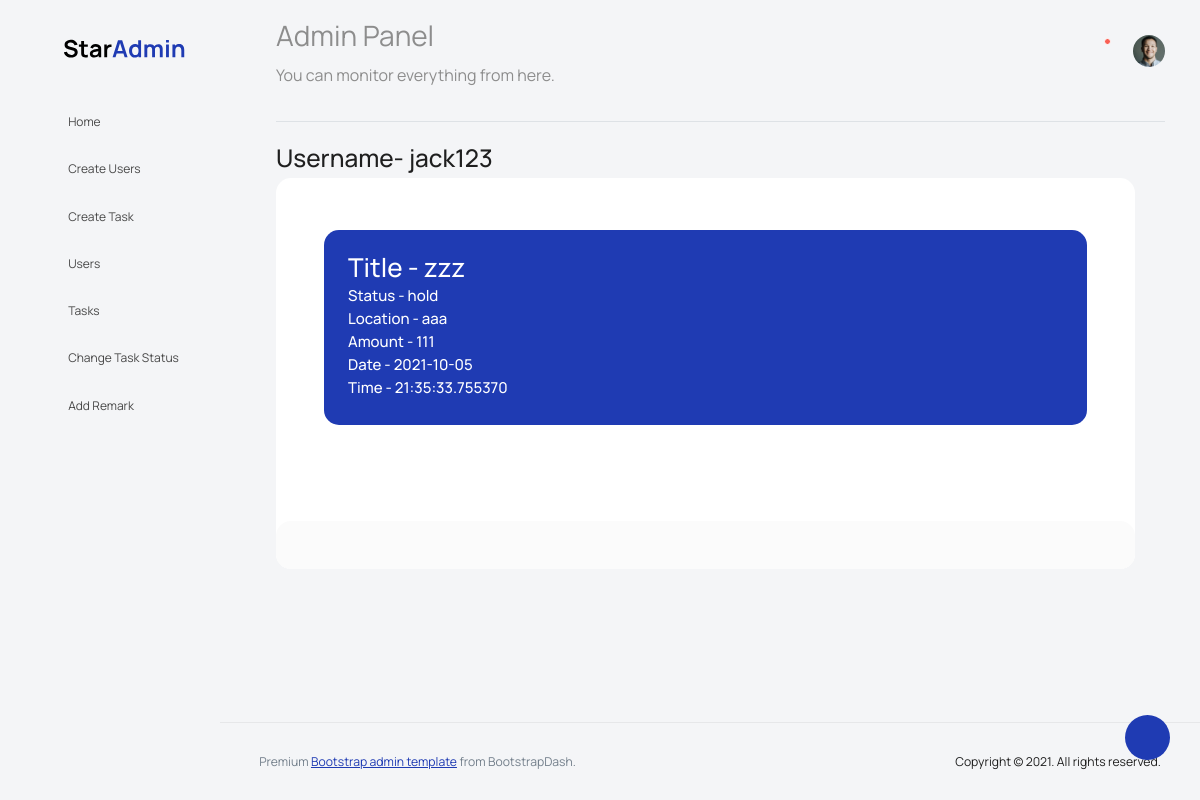
Before: /user_task/3 with the older database file.
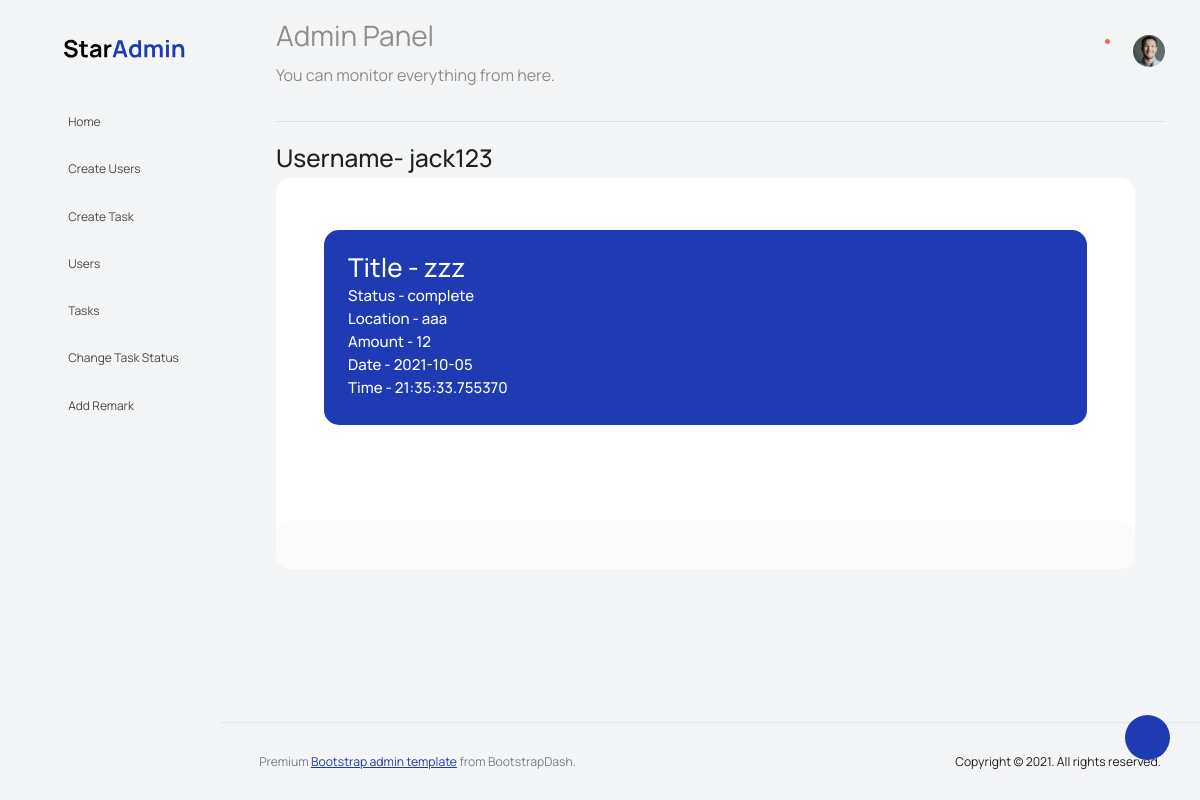
After: the same page with the newer database file.
### login/models.py (models this page shows)
class TaskModel(models.Model):
    title = models.CharField(max_length=200)
    date = models.DateField(default=None)
    time = models.TimeField(default=None)
    user = models.ManyToManyField(CustomUser)
    location = models.CharField(max_length=500)
    amount = models.IntegerField()
    task_status = models.CharField(max_length=20, choices=status, default='new')

### login/views.py (the view)
# urls.py: path("user_task/<int:user_id>", UserTaskView.as_view(), name='user-task'),
class UserTaskView(GenericAPIView):
    serializer_class = TaskSerializer
    def get(self, request, user_id):
        user_object = CustomUser.objects.filter(id=user_id)
        tasks = TaskModel.objects.filter(user=user_id)
        task_serializer = TaskSerializer
        tasks = task_serializer(tasks, many=True)
        user_serializer = UserRegistrationSerializer
        user = user_serializer(user_object, many=True)
        return render(request, 'user_task.html', {"tasks":tasks.data, "user_object":user.data})

### login/templates/user_task.html (shortened to what the changed rows need)
<!DOCTYPE html>
{% load static %}
<html lang="en">
<head>
  <link rel="stylesheet" href="{% static 'template/vendors/feather/feather.css' %}">
  <link rel="stylesheet" href="{% static 'template/vendors/mdi/css/materialdesignicons.min.css' %}">
  <link rel="stylesheet" href="{% static 'template/vendors/ti-icons/css/themify-icons.css' %}">
  <link rel="stylesheet" href="{% static 'template/vendors/typicons/typicons.css' %}">
  <link rel="stylesheet" href="{% static 'template/vendors/simple-line-icons/css/simple-line-icons.css' %}">
  <link rel="stylesheet" href="{% static 'template/vendors/css/vendor.bundle.base.css' %}">
  <link rel="stylesheet" href="{% static 'template/vendors/datatables.net-bs4/dataTables.bootstrap4.css' %}">
  <link rel="stylesheet" href="{% static 'template/js/select.dataTables.min.css' %}">
  <link rel="stylesheet" href="{% static 'template/css/vertical-layout-light/style.css' %}">
</head>
<body>
 {% block content %}
  <div class="container-scroller">
    <nav class="navbar default-layout col-lg-12 col-12 p-0 fixed-top d-flex align-items-top flex-row">
      <div class="navbar-menu-wrapper d-flex align-items-top">
        <ul class="navbar-nav">
          <li class="nav-item font-weight-semibold d-none d-lg-block ms-0">
            <h1 class="welcome-text">Admin Panel</h1>
          </li>
        </ul>
      </div>
    </nav>
    <div class="container-fluid page-body-wrapper">
      <div class="main-panel">
        <div class="content-wrapper">
          <div class="row">
            <div class="col-sm-12">
              <div class="home-tab">
                <div class="tab-content tab-content-basic">
                  <div class="tab-pane fade show active" id="overview" role="tabpanel" aria-labelledby="overview">
                    <div class="row">
                        <div class="row flex-grow">
                          <div class="col-12 col-lg-4 col-lg-12 grid-margin stretch-card">
                            <div class="card card-rounded">
                              <div class="card-body">
                              <div class="row flex-grow">
                          <div class="col-12 col-lg-4 col-lg-12 grid-margin stretch-card">
                            <div class="card card-rounded">
                              <div class="card-body">
                                  <div id="performance-line-legend">
                                    <div class="row flex-grow">
                                <div class="table-responsive  mt-1">
                                  {% for task in tasks%}
                                  <div class="col-lg-12 d-flex flex-column">
                        <div class="row flex-grow">
                          <div class="col-md-6 col-lg-12 grid-margin stretch-card">
                            <div class="card bg-primary card-rounded">
                              <div class="card-body pb-0 text-white">
                                <h2>Title - {{task.title}}</h2>
                                      <h6>Status - <span>{{task.task_status}}</span></h6>
                                      <h6>Location - <span>{{task.location}}</span></h6>
                                      <h6>Amount - <span>{{task.amount}}</span></h6>
                                      <h6>Date - <span>{{task.date}}</span></h6>
                                      <h6>Time - <span>{{task.time}}</span></h6>
                                  <br>
                              </div>
                            </div>
                          </div>
                        </div>
                      </div>
                                  {% endfor%}
                                </div>
                              </div>
                        </div>
                      </div>
                  </div>
                </div>
              </div>
                                </div>
                               </div>
                            </div>
                          </div>
                        </div>
                    </div>
                </div>
              </div>
            </div>
          </div>
        </div>
      </div>
    </div>
  </div>
 {% endblock  %}
</body>
</html>

Changed rows visible on the page:
changed TaskModel "zzz": task_status "hold" → "complete"; amount "111" → "12"
